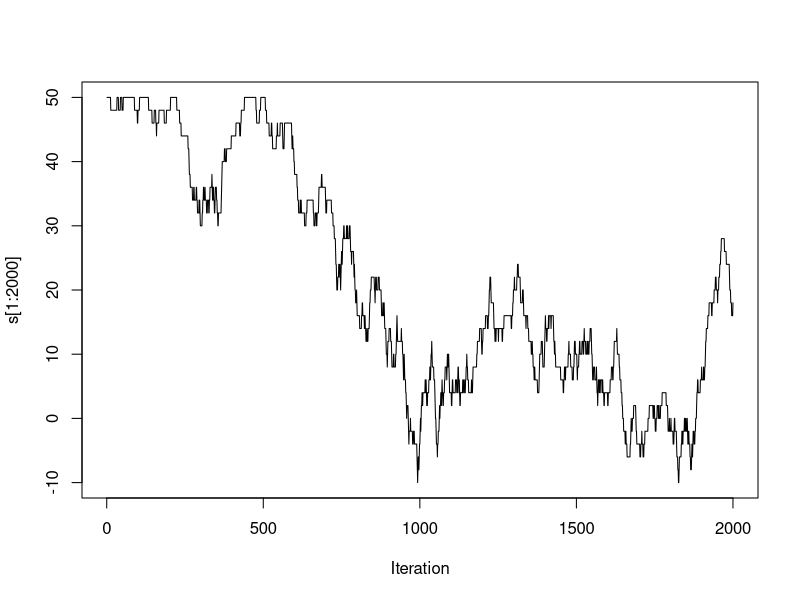
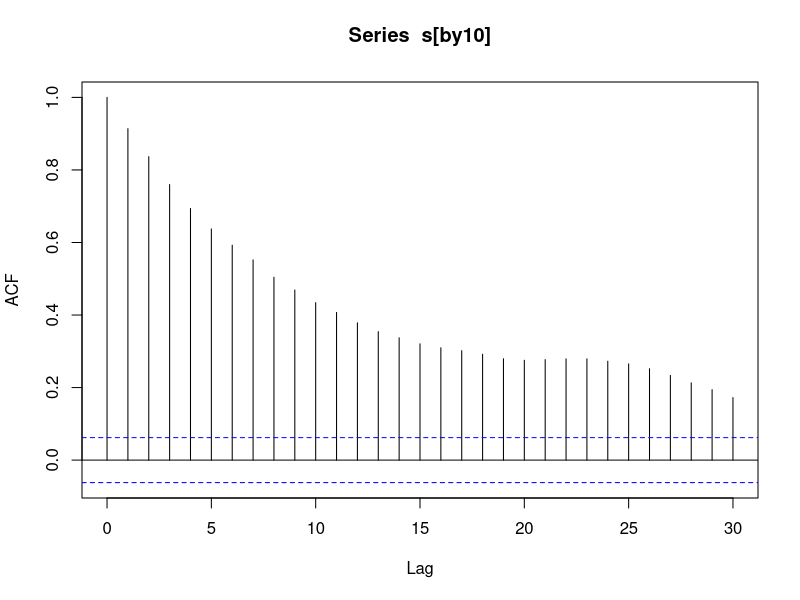
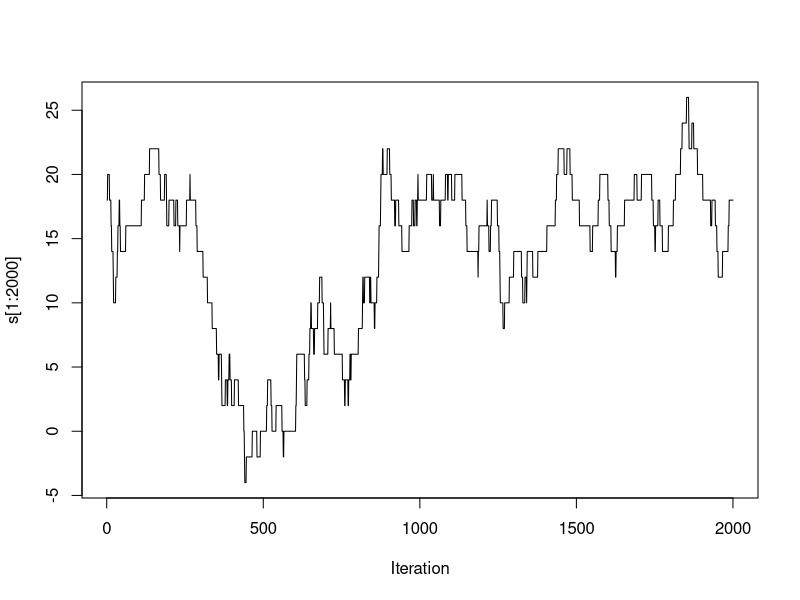
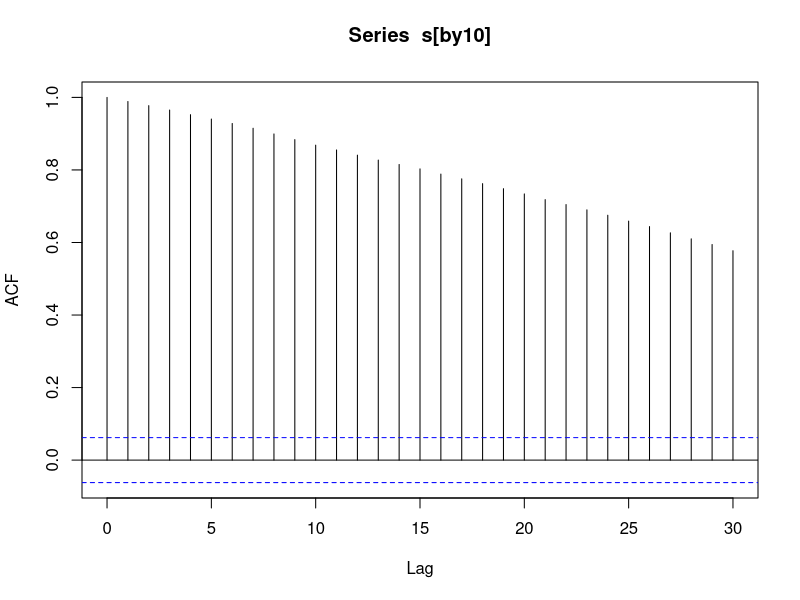

Generate these figures, in order, with R:
## ---- chunk 1
knitr::opts_chunk$set(comment = NA, prompt = TRUE)
## ---- chunk 2
mu <-  1
d <-  50
x <- rep(1,d)
nsamp <- 50000
s <- rep(0,nsamp+1)
s[1] <- sum(x)
for (i in 1:nsamp) {
  j <- sample(1:d)[1]
  if (j == 1) {
    r <- -2 * mu * x[j] * x[j+1]  
  } else if (j == d) {
    r <- -2 * mu * x[j] * x[j-1]
  } else {
    r <- -2 * mu * x[j] * (x[j-1] + x[j+1])
  }
  
  if (log(runif(1)) <= r) {
    x[j] <- -x[j]
  }
  s[i+1] <- sum(x)
}

plot(s[1:2000],type ='l', xlab = 'Iteration')
by10 <- seq(50, nsamp, by = 50)
acf(s[by10])

mu <-  2
s <- rep(0,nsamp+1)
s[1] <- sum(x)
for (i in 1:nsamp) {
  j <- sample(1:d)[1]
  if (j == 1) {
    r <- -2 * mu * x[j] * x[j+1]  
  } else if (j == d) {
    r <- -2 * mu * x[j] * x[j-1]
  } else {
    r <- -2 * mu * x[j] * (x[j-1] + x[j+1])
  }
  
  if (log(runif(1)) <= r) {
    x[j] <- -x[j]
  }
  s[i+1] <- sum(x)
}

plot(s[1:2000],type ='l', xlab = 'Iteration')
by10 <- seq(50, nsamp, by = 50)
acf(s[by10])
